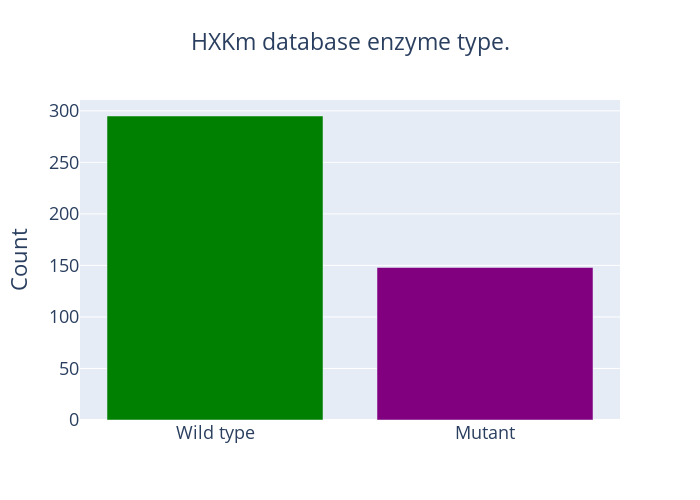

Source (notebook cell):
### Code cell
df_test = pandas.read_csv("../data/hxkm.csv")
categories = [
    "Wild type",
    "Mutant"
]
#Protein
wild_type = df_test.loc[df_test.protein_type=="wildtype"].shape[0]
mutant = df_test.loc[df_test.protein_type=="mutant"].shape[0]

fig = go.Figure(data=[
    go.Bar(x=categories, y=[wild_type, mutant], marker_color=["green", "purple"]),
])
fig.update_layout(
    # barmode="stack",
    title=dict(
        text="HXKm database enzyme type.",
        x=0.5,
        font=dict(
            size=23,
        )
    ),
    yaxis_title="Count",
    font=dict(
        size=18
    ),
    width=700,
    height=500
)
fig.write_image("../figures/brenda_enzyme_categories.jpg", width=700, height=400)
fig.show()
fig2 = copy(fig)

### Figure 1 — Plotly figure (JSON) as saved in the notebook; plotly's stock layout.template omitted (floating-point values rounded to 4 significant figures)
{"data": [{"marker": {"color": ["green", "purple"]}, "type": "bar", "x": ["Wild type", "Mutant"], "y": [295, 148]}], "layout": {"font": {"size": 18}, "height": 500, "title": {"font": {"size": 23}, "text": "HXKm database enzyme type.", "x": 0.5}, "width": 700, "yaxis": {"title": {"text": "Count"}}}}
